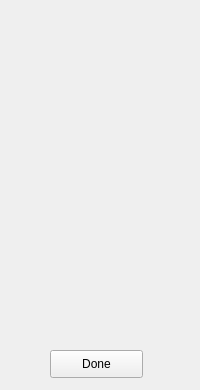
<?xml version="1.0" encoding="UTF-8"?>
<ui version="4.0">
 <class>DLG_CircuitTaskDesigner</class>
 <widget class="QMainWindow" name="DLG_CircuitTaskDesigner">
  <property name="geometry">
   <rect>
    <x>0</x>
    <y>0</y>
    <width>200</width>
    <height>390</height>
   </rect>
  </property>
  <property name="minimumSize">
   <size>
    <width>200</width>
    <height>390</height>
   </size>
  </property>
  <property name="maximumSize">
   <size>
    <width>200</width>
    <height>390</height>
   </size>
  </property>
  <property name="windowTitle">
   <string/>
  </property>
  <property name="autoFillBackground">
   <bool>true</bool>
  </property>
  <widget class="QWidget" name="centralwidget">
   <widget class="QPushButton" name="btn_done">
    <property name="geometry">
     <rect>
      <x>50</x>
      <y>350</y>
      <width>93</width>
      <height>28</height>
     </rect>
    </property>
    <property name="text">
     <string>Done</string>
    </property>
   </widget>
  </widget>
 </widget>
 <resources/>
 <connections/>
</ui>
